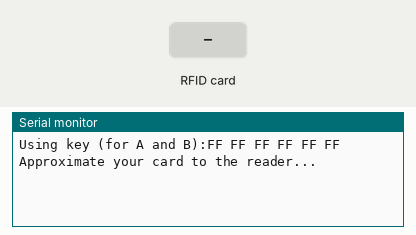
The sketch below on a simulated Arduino Uno, built with avr-gcc and run on an emulated ATmega328P. Shown: the last lines printed to the serial monitor. Inputs (shaded band) come from the test bench.

Above: at 1.2 s.
1.3 s: RFID card 0A 2A 47 D0 held to the reader
At 2.4 s:
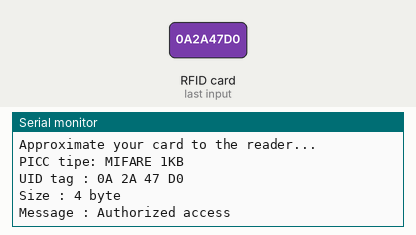
2.8 s: RFID card 5E 7A 19 C4 held to the reader
At 5.7 s:
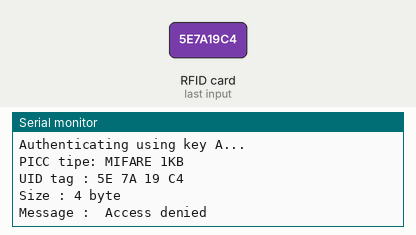

The sketch:

Read.ino
```cpp
/*
 *
 * All the resources for this project: https://www.hackster.io/Aritro
 * Modified by Aritro Mukherjee
 *
 *
 */

#include <SPI.h>
#include <MFRC522.h>

#define SS_PIN 10
#define RST_PIN 9
MFRC522 mfrc522(SS_PIN, RST_PIN);   // Create MFRC522 instance.
MFRC522::MIFARE_Key key;

void setup()
{
  Serial.begin(9600);   // Initiate a serial communication
  while (!Serial);    // Do nothing if no serial port is opened (added for Arduinos based on ATMEGA32U4)
  SPI.begin();      // Initiate  SPI bus
  mfrc522.PCD_Init();   // Initiate MFRC522

  Serial.print(F("Using key (for A and B):"));
  // Prepare the key (used both as key A and as key B)
  // using FFFFFFFFFFFFh which is the default at chip delivery from the factory
  for (byte i = 0; i < 6; i++) {
      key.keyByte[i] = 0xFF;
      Serial.print(key.keyByte[i], HEX);
      Serial.print(" ");
  }
  Serial.println();

  Serial.println("Approximate your card to the reader...");
  Serial.println();

}
void loop()
{
  // Look for new cards
  if ( ! mfrc522.PICC_IsNewCardPresent())
  {
    return;
  }
  // Select one of the cards
  if ( ! mfrc522.PICC_ReadCardSerial())
  {
    return;
  }

  //Show Type PICC
  Serial.print(F("PICC tipe: "));
  MFRC522::PICC_Type piccType = mfrc522.PICC_GetType(mfrc522.uid.sak);
  Serial.println(mfrc522.PICC_GetTypeName(piccType));

  //Show UID on serial monitor
  Serial.print("UID tag :");
  String content= "";
  byte letter;
  for (byte i = 0; i < mfrc522.uid.size; i++)
  {
     Serial.print(mfrc522.uid.uidByte[i] < 0x10 ? " 0" : " ");
     Serial.print(mfrc522.uid.uidByte[i], HEX);
     content.concat(String(mfrc522.uid.uidByte[i] < 0x10 ? " 0" : " "));
     content.concat(String(mfrc522.uid.uidByte[i], HEX));
  }
  Serial.println();

  Serial.print("Size : ");
  Serial.print(mfrc522.uid.size);
  Serial.println(" byte");

  Serial.print("Message : ");
  content.toUpperCase();

  //Authorized
  String card_id = content.substring(1);
  if (card_id == "0A 2A 47 D0") //change here the UID of the card/cards that you want to give access
  {
    Serial.println("Authorized access");
    Serial.println();
    delay(3000);
  }

 else   {
    Serial.println(" Access denied");
    delay(3000);
  }

  //Additional
      // In this sample we use the second sector,
    // that is: sector #1, covering block #4 up to and including block #7
    byte sector         = 1;
    byte blockAddr      = 4;
    byte dataBlock[]    = {
        0x01, 0x02, 0x03, 0x04, //  1,  2,   3,  4,
        0x05, 0x06, 0x07, 0x08, //  5,  6,   7,  8,
        0x09, 0x0a, 0xff, 0x0b, //  9, 10, 255, 11,
        0x0c, 0x0d, 0x0e, 0x0f  // 12, 13, 14, 15
    };
    byte trailerBlock   = 7;
    MFRC522::StatusCode status;
    byte buffer[18];
    byte size = sizeof(buffer);

    // Authenticate using key A
    Serial.println(F("Authenticating using key A..."));
    // PCD_Authenticate (byte command, byte blockAddr, MIFARE_Key *key, Uid *uid)
    status = (MFRC522::StatusCode) mfrc522.PCD_Authenticate(MFRC522::PICC_CMD_MF_AUTH_KEY_A, trailerBlock, &key, &(mfrc522.uid));
    if (status != MFRC522::STATUS_OK) {
        Serial.print(F("PCD_Authenticate() failed: "));
        Serial.println(mfrc522.GetStatusCodeName(status));
        return;
    }
}
```

Measured:
- after the input at 1.3 s, the serial monitor: prints a new line at once (image 1)
- after the input at 2.8 s, the serial monitor: prints a new line after 1.6 s (image 2)
